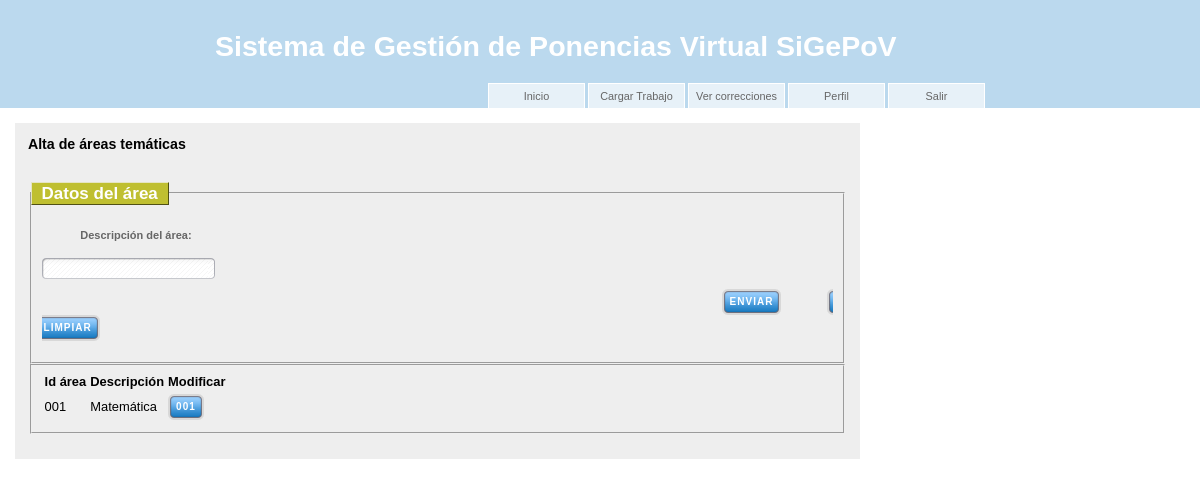
/abmEventos.php (signed in), run on the app's committed database.
### tables this page shows
CREATE TABLE  `area_tematica` (
  `a_id` int(3) unsigned zerofill NOT NULL AUTO_INCREMENT,
  `a_descripcion` varchar(100) NOT NULL,
  PRIMARY KEY (`a_id`)
);

### abmEventos.php (the view, shortened to what this page needs)
<!DOCTYPE html PUBLIC "-//W3C//DTD XHTML 1.0 Strict//ES" "http://www.w3.org/TR/xhtml1/DTD/xhtml1-strict.dtd">
<?php
include 'menu_perfil.php';
?>
<html xmlns="http://www.w3.org/1999/xhtml" xml:lang="es" lang="es">
<head>
<link rel="stylesheet" type="text/css" href="style.css" media="screen" />
<link rel="stylesheet" type="text/css" href="niceforms-default.css" media="forms" />
</head>
<body>
<div id="header">
<h1>Sistema de Gestión de Ponencias Virtual SiGePoV</h1>
</div>
<div id="content">
<div id="right">
<h2>Alta de áreas temáticas</h2><br />
<p>
<form name="alta_usuario" method="POST" action="proc_alta_e.php" class="niceform">
<fieldset>
	<legend>Datos del área</legend>
	<dl>
		<dt><label for="descripcion">Descripción del área: </label></dt>
		<dd><input type="text" name="desc_area"></dd>
	</dl>
	<dl>
		<input type="submit" name="enviar" value="Enviar">
		<input type="reset" name="limpiar" value="Limpiar">
	</dl>
</fieldset>
</form>
<form name="abm_areas" method="POST" action="mod_areas.php" class="niceform">
<fieldset>
	<?php
		$lista = mysql_query("SELECT a_id, a_descripcion FROM area_tematica ORDER BY a_descripcion");
		echo "<table>
		<tr><center><th>Id área</th><th>Descripción</th><th>Modificar</th></center></tr>";
		while($fila = mysql_fetch_array($lista))
		{
			echo "<tr>
			<td> " . $fila['a_id'] . "</td>
			<td> " . $fila['a_descripcion'] . "</td>
			<td> <input type=\"submit\" name=\"modificar\" value=\"" . $fila['a_id'] . "\"> </td>
			</tr>";
		}
		echo "</table>";
	?>
</fieldset>
</form>
</p>

### style.css (style rules this page uses)
html,body { margin:0;padding:0 }
body { font: 85%/1.3 TrebuchetMS,Arial,sans-serif; text-align: left;background: #fff;padding-bottom:20px }
h1 { font: bold 2.1em Arial, Arial, Sans-Serif; color: #036DA7 }
h2 { font: bold 1.1em Arial, Arial, Sans-Serif; padding: 0; margin: 0; }
div#header { width:100%;overflow:hidden;background: #BBD9EE; }
div#header h1,div#menu { width:770px;margin:0 auto;text-align:left }
div#header h1 { padding: 30px 0 20px;color: #fff }
#right { float: left; width: 70%; padding: 1em; margin-bottom: 1.2em; background: #eee; text-align: justify; }
#content { font: 95%/1.3 TrebuchetMS,Arial,sans-serif; margin: 0 auto; padding: 15px; background: #fff; }
legend { background:#bfbf30; color:#fff; font:17px/21px Calibri, Arial, Helvetica, sans-serif; padding:0 10px; margin:-26px 0 0 -11px; font-weight:bold; border:1px solid #fff; border-color:#e5e5c3 #505014 #505014 #e5e5c3; }
label { font-size:11px; font-weight:bold; color:#666; }
.NFText { border:none; vertical-align:middle; font:12px/15px Arial, Helvetica, sans-serif; background:none; }
dl { clear:both; }
dt { float:left; text-align:right; width:150px; line-height:25px; margin:0 10px 10px 0; }
dd { float:left; width:680px; line-height:25px; margin:0 0 10px 0; }
.NFButton { width:auto; height:26px; color:#fff; padding:0 2px; background:url(img/button.png) repeat-x 0 0; cursor:pointer; border:none; font:10px/26px Tahoma, Arial, Helvetica, sans-serif; font-weight:bold; text-transform:uppercase; letter-spacing:1px; vertical-align:middle; }

### niceforms-default.css (style rules this page uses)
body { font:12px/17px Arial, Helvetica, sans-serif; color:#333; background:#ccc; padding:40px 20px 20px 20px; }
fieldset { background:#f2f2e6; padding:10px; border:1px solid #fff; border-color:#fff #666661 #666661 #fff; margin-bottom:36px; width:90%; }
input, textarea, select { font:12px/12px Arial, Helvetica, sans-serif; padding:0; }
legend { background:#bfbf30; color:#fff; font:17px/21px Calibri, Arial, Helvetica, sans-serif; padding:0 10px; margin:-26px 0 0 -11px; font-weight:bold; border:1px solid #fff; border-color:#e5e5c3 #505014 #505014 #e5e5c3; }
label { font-size:11px; font-weight:bold; color:#666; }
dl { clear:both; }
dt { float:left; text-align:right; width:150px; line-height:25px; margin:0 10px 10px 0; }
dd { float:left; width:380px; line-height:25px; margin:0 0 10px 0; }
.NFText { border:none; vertical-align:middle; font:12px/15px Arial, Helvetica, sans-serif; background:none; }
.NFButton { width:auto; height:26px; color:#fff; padding:0 2px; background:url(img/button.png) repeat-x 0 0; cursor:pointer; border:none; font:10px/26px Tahoma, Arial, Helvetica, sans-serif; font-weight:bold; text-transform:uppercase; letter-spacing:1px; vertical-align:middle; }
select, input, textarea, button { outline:none; resize:none; }
table,th,td { border:0px solid black; }

### data on the page
area_tematica: a_id "001", a_descripcion "Matemática", modificar "001"
